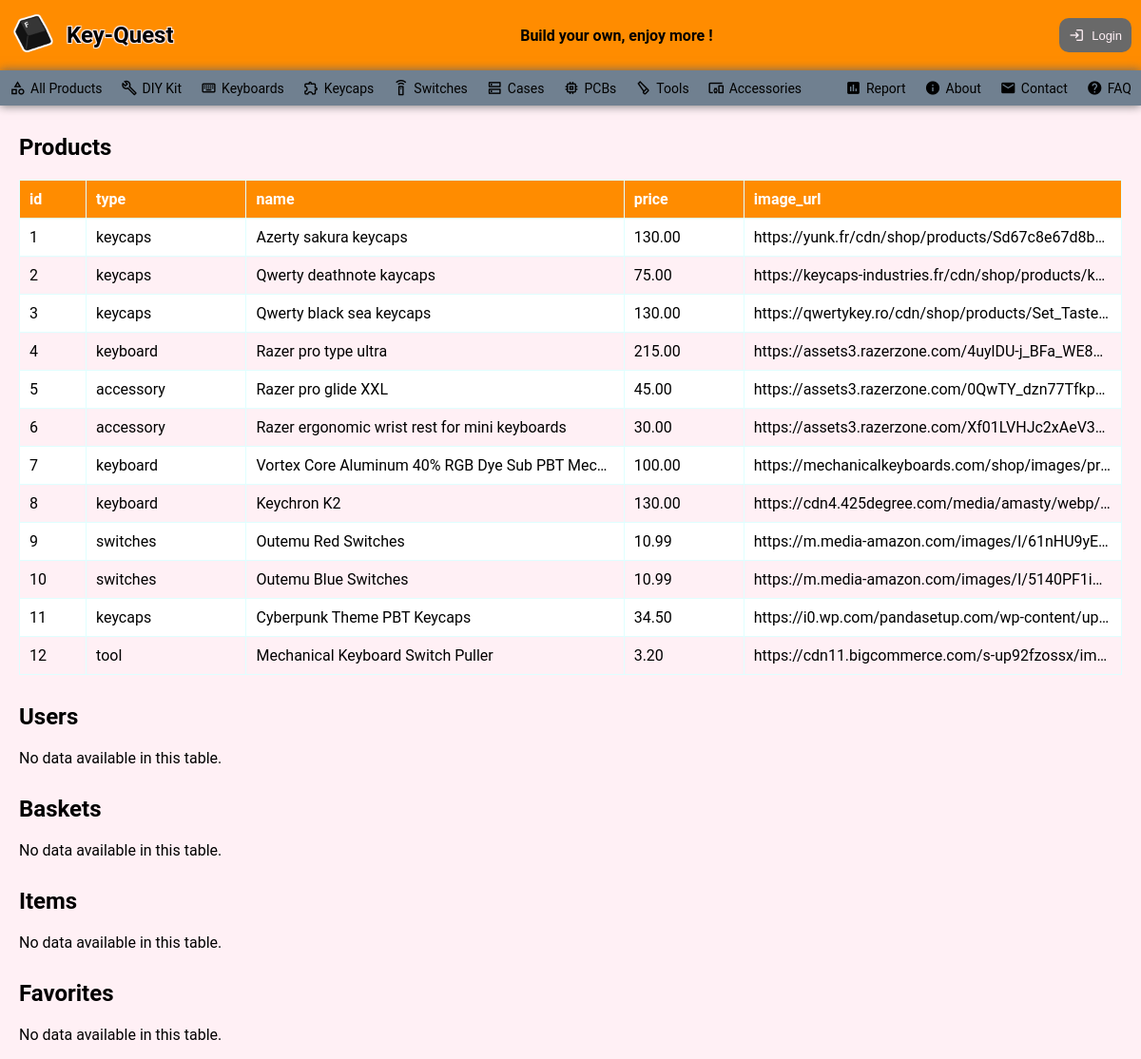
Screenshot of /index.php?action=report with the database file from the repository.
### tables this page shows
CREATE TABLE `products` (
  id         INT AUTO_INCREMENT,
  type       ENUM('set', 'keyboard', 'keycaps', 'switches', 'case', 'pcb', 'cable', 'tool', 'accessory'),
  name       VARCHAR(255),
  price      DECIMAL(10, 2),
  image_url  VARCHAR(8192),
  PRIMARY KEY (`id`)
);

### src/controller/Controller.php (called while the page is built, shortened)
<?php
class Controller {
  public static function report() {
    require_once File ::buildPath([
      'view',
      'report.php'
    ]);
  }
}

### index.php (called while the page is built, shortened)
<?php
require_once File ::buildPath([
  'controller',
  'router.php'
]);

### src/view/report.php (the view, shortened to what this page needs)
<!DOCTYPE html>
<html lang="en">
<head>
  <link rel="stylesheet" href="src/css/style.css"/>
  <link rel="stylesheet" href="src/css/report.css"/>
</head>
<body>
<?php include_once 'headband.php'; ?>
<main>
  <?php
  $pdo = Model ::getPDO();
  $tables = ['Products', 'Users', 'Baskets', 'Items', 'Favorites'];
  foreach ($tables as $table) {
    $sql = "SELECT * FROM $table";
    $query = $pdo -> prepare($sql);
    $query -> execute();
    $results = $query -> fetchAll(PDO::FETCH_ASSOC);
    if (!empty($results)) {
      $html = "
        <h2 class='table-heading'>$table</h2>
        <div class='table-wrapper'>
          <table class='table-style'>
            <thead>
              <tr>
      ";
      $columnNames = array_keys($results[0]);
      for($i=0; $i < count($columnNames); $i++) {
        $html .= "<th>$columnNames[$i]</th>";
      }
      $html .= "
              </tr>
            </thead>
            <tbody>
      ";
      foreach ($results as $result) {
        $html .= '<tr>';
        foreach ($result as $value) {
          $html .= "<td class='ellipsis'>$value</td>";
        }
        $html .= '</tr>';
      }
      $html .= '
            </tbody>
          </table>
        </div>
      ';
      echo $html;
    } else {
      echo "<h2 class='table-heading'>$table</h2>";
      echo "<p style='margin-left: 20px'>No data available in this table.</p>";
    }
  }
  ?>
</main>
</body>
</html>

### src/controller/router.php
<?php
require_once File ::buildPath([
  'controller',
  'Controller.php'
]);
if(isset($_GET['action'])) {
  $action = $_GET['action'];
  Controller ::$action();
} else {
  Controller ::home();
}

### src/view/headband.php (shortened to what this page needs)
<!DOCTYPE html>
<html lang="en">
<head>
  <link rel="stylesheet" href="src/css/style.css"/>
  <link rel="stylesheet" href="src/css/headband.css"/>
</head>
<body>
<header>
  <div class="headband">
    <a href="/key_quest/index.php?action=home">
      <div class="left">
        <div class="img-container">
          <img
              src="/key_quest/src/resources/images/logo.png"
              alt="logo"
              class="logo"
              width="50px"
              height="50px"
          />
        </div>
        <h2 class="title">Key-Quest</h2>
      </div>
    </a>
    <div class="middle">
      <h4 class="slogan">Build your own, enjoy more !</h4>
    </div>
    <div class="right">
      <?php
      $html = '';
      if (!isset($_SESSION['user'])) {
        $html = "
        <a href='/key_quest/index.php?action=login'>
          <button class='login-button'>
            <i class='material-icons-outlined'>login</i>
            <span>Login</span>
          </button>
        </a>
      ";
      }
      echo $html;
      ?>
    </div>
  </div>
  <?php include 'navbar.php'; ?>
</header>
</body>
</html>

### src/view/navbar.php (shortened to what this page needs)
<!doctype html>
<html lang="en">
<head>
  <link rel="stylesheet" href="src/css/style.css">
  <link rel="stylesheet" href="src/css/navbar.css">
</head>
<body>
<nav>
  <div class="products">
    <ul class="menu-items">
        <li class="submenu">
          <a href="/key_quest/index.php?action=home">
            <i class="material-icons-outlined">category</i>
            <span>All Products</span>
          </a>
        </li>
      <li class="submenu">
        <a href="/key_quest/index.php?action=home&type=set">
          <i class="material-icons-outlined">build</i>
          <span>DIY Kit</span>
        </a>
      </li>
      <li class="submenu">
        <a href="/key_quest/index.php?action=home&type=keyboard">
          <i class="material-icons-outlined">keyboard</i>
          <span>Keyboards</span>
        </a>
      </li>
      <li class="submenu">
        <a href="/key_quest/index.php?action=home&type=keycaps">
          <i class="material-icons-outlined">extension</i>
          <span>Keycaps</span>
        </a>
      </li>
      <li class="submenu">
        <a href="/key_quest/index.php?action=home&type=switches">
          <i class="material-icons-outlined">settings_remote</i>
            <span>Switches</span>
        </a>
      </li>
      <li class="submenu">
        <a href="/key_quest/index.php?action=home&type=case">
          <i class="material-icons-outlined">dns</i>
          <span>Cases</span>
        </a>
      </li>
      <li class="submenu">
        <a href="/key_quest/index.php?action=home&type=pcb">
          <i class="material-icons-outlined">memory</i>
          <span>PCBs</span>
        </a>
      </li>
      <li class="submenu">
        <a href="/key_quest/index.php?action=home&type=tool">
          <i class="material-icons-outlined">carpenter</i>
          <span>Tools</span>
        </a>
      </li>
      <li class="submenu">
        <a href="/key_quest/index.php?action=home&type=accessory">
          <i class="material-icons-outlined">devices_other</i>
          <span>Accessories</span>
        </a>
      </li>
    </ul>
  </div>
  <div class="others">
    <ul class="menu-items">
      <li>
        <i class="material-icons">assessment</i>
        <a href="/key_quest/index.php?action=report">
          <span>Report</span>
        </a>
      </li>
      <li>
        <i class="material-icons">info</i>
        <a href="/key_quest/index.php?">
          <span>About</span>
        </a>
      </li>
      <li>
        <i class="material-icons">mail</i>
        <a href="/key_quest/index.php">
          <span>Contact</span>
        </a>
      </li>
      <li>
        <i class="material-icons">help</i>
        <a href="/key_quest/index.php">
          <span>FAQ</span>
        </a>
      </li>
    </ul>
  </div>
</nav>
</body>
</html>

### src/css/style.css (style rules this page uses)
:root { --primary-color: #ff8c00; --secondary-color: #696969; --tertiary-color: #708090; --light-color: #fff0f5; --gray-color: #e0ffff; --success-color: #4fC559; --danger-color: #E0333E; --warning-color: #FFC55C; --info-color: #4A83C3; }
html { font-family: "Roboto", sans-serif; }
body { background-color: var(--light-color); margin: 0; }
a { color: black; text-decoration: none; }

### src/css/report.css (style rules this page uses)
body { background-color: var(--light-color); margin: 20px; }
.table-wrapper { overflow-x: auto; margin: 20px; }
.table-style { width: 100%; border-collapse: collapse; border: 1px solid var(--secondary-color); white-space: nowrap; }
.table-style th, .table-style td { padding: 10px; border: 1px solid var(--gray-color); text-align: left; }
.table-style th { background-color: var(--primary-color); color: white; }
.table-style tr:nth-child(odd) { background-color: white; }
.table-heading { color: black; margin-top: 30px; margin-left: 20px; }
.ellipsis { white-space: nowrap; overflow: hidden; text-overflow: ellipsis; max-width: 200px; }

### src/css/headband.css (style rules this page uses)
header { display: flex; flex-direction: column; position: sticky; z-index: 10; top: 0; }
header .headband { display: flex; flex-direction: row; align-items: center; justify-content: space-between; background: var(--primary-color); box-shadow: var(--secondary-color) 0 0 10px; }
header .headband .left { display: flex; flex-direction: row; align-items: center; }
header .headband .left .img-container { margin: 10px; }
header .headband .left .title { margin-block-start: auto; margin-block-end: auto; text-shadow: -1px -1px 1px var(--light-color), 1px -1px 1px var(--light-color), -1px 1px 1px var(--light-color), 1px 1px 1px var(--light-color); }
header .headband .middle .slogan { margin: 0 20px; }
header .headband .right { display: flex; flex-direction: row; align-items: center; }
header .headband .right .login-button { display: flex; flex-direction: row; align-items: center; background-color: var(--secondary-color); color: var(--light-color); margin-right: 10px; padding: 10px; border: none; border-radius: 10px; font-size: 13px; cursor: pointer; transition: background-color 0.3s ease; }
header i.material-icons, header i.material-icons-outlined { font-size: 16px; margin-right: 8px; }

### src/css/navbar.css (style rules this page uses)
nav { display: flex; flex-direction: row; justify-content: space-between; background: var(--tertiary-color); box-shadow: var(--secondary-color) 0 0 10px; }
nav ul { display: flex; flex-direction: row; margin-block-start: 0; margin-block-end: 0; margin-inline-start: 0; margin-inline-end: 0; padding-inline-start: 0; list-style-type: none; }
nav ul li { display: flex; flex-direction: row; align-items: center; margin: 10px; white-space: nowrap; font-size: 14px; transition: transform 0.3s ease; cursor: pointer; }
nav ul li .material-icons-outlined, nav ul li .material-icons { font-size: 17px; margin-right: 5px; }
nav ul li.submenu { position: relative; }
nav ul li.submenu a { display: flex; flex-direction: row; align-items: center; }

### rows the page displays
products: id "1", type "keycaps", name "Azerty sakura keycaps", price "130.00", image_url "https://yunk.fr/cdn/shop/products/Sd67c8e67d8b…"
products: id "2", type "keycaps", name "Qwerty deathnote kaycaps", price "75.00", image_url "https://keycaps-industries.fr/cdn/shop/products/k…"
products: id "3", type "keycaps", name "Qwerty black sea keycaps", price "130.00", image_url "https://qwertykey.ro/cdn/shop/products/Set_Taste…"
products: id "4", type "keyboard", name "Razer pro type ultra", price "215.00", image_url "https://assets3.razerzone.com/4uylDU-j_BFa_WE8…"
products: id "5", type "accessory", name "Razer pro glide XXL", price "45.00", image_url "https://assets3.razerzone.com/0QwTY_dzn77Tfkp…"
products: id "6", type "accessory", name "Razer ergonomic wrist rest for mini keyboards", price "30.00", image_url "https://assets3.razerzone.com/Xf01LVHJc2xAeV3…"
products: id "7", type "keyboard", name "Vortex Core Aluminum 40% RGB Dye Sub PBT Mec…", price "100.00", image_url "https://mechanicalkeyboards.com/shop/images/pr…"
products: id "8", type "keyboard", name "Keychron K2", price "130.00", image_url "https://cdn4.425degree.com/media/amasty/webp/…"
products: id "9", type "switches", name "Outemu Red Switches", price "10.99", image_url "https://m.media-amazon.com/images/I/61nHU9yE…"
products: id "10", type "switches", name "Outemu Blue Switches", price "10.99", image_url "https://m.media-amazon.com/images/I/5140PF1i…"
products: id "11", type "keycaps", name "Cyberpunk Theme PBT Keycaps", price "34.50", image_url "https://i0.wp.com/pandasetup.com/wp-content/up…"
products: id "12", type "tool", name "Mechanical Keyboard Switch Puller", price "3.20", image_url "https://cdn11.bigcommerce.com/s-up92fzossx/im…"

### other values shown
$table "Products"
$columnNames[$i] "id"
$columnNames[$i] "type"
$columnNames[$i] "name"
$columnNames[$i] "price"
$columnNames[$i] "image_url"
$table "Users"
$table "Baskets"
$table "Items"
$table "Favorites"
